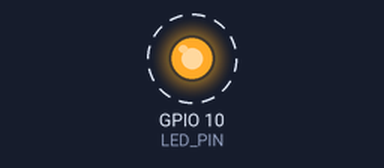
Bench run of a program on a simulated ESP32-C3. On the bench: output pins drawn as LEDs (lit = HIGH). Dashed ring = blinking. What the program prints to the serial monitor is not drawn.

Above: at 0.7 s.
Timing chart, 0 to 3.5 s (numbered marks = the images above):
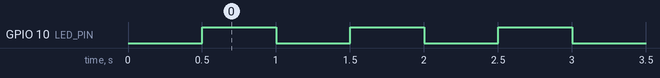

Measured:
- by itself, GPIO 10 (LED_PIN): alternates HIGH for 0.50 s and LOW for 0.50 s

The program:

main.cpp
```cpp
#include <Arduino.h>

static constexpr uint8_t LED_PIN = 10;          // matches your YAML: pin: 10
static constexpr uint32_t PERIOD_MS = 500;     // matches your YAML: interval: 2.5s

// Some ESP32-C3 boards wire the LED "active-low" (LED turns on when pin is LOW).
// If yours is active-low, set this to true.
static constexpr bool ACTIVE_LOW = false;

static bool ledState = false;                  // logical "ON/OFF" state
static uint32_t lastToggleMs = 0;

static void writeLed(bool on) {
  if (ACTIVE_LOW) {
    digitalWrite(LED_PIN, on ? LOW : HIGH);
  } else {
    digitalWrite(LED_PIN, on ? HIGH : LOW);
  }
}

void setup() {

  pinMode(LED_PIN, OUTPUT);

  // Start in OFF state (same idea as ESPHome "switch" default unless you set restore_mode).
  ledState = false;
  writeLed(ledState);

  // Optional: serial for debugging
  Serial.begin(115200);
  delay(500);
  Serial.println("Boot OK: serial smoke test");
}

void loop() {
  const uint32_t now = millis();
  if (now - lastToggleMs >= PERIOD_MS) {
    lastToggleMs = now;
    ledState = !ledState;   // toggle (switch.toggle)
    writeLed(ledState);

    Serial.printf("Toggled: %s\n", ledState ? "ON" : "OFF");
  }
}// PR test
```
